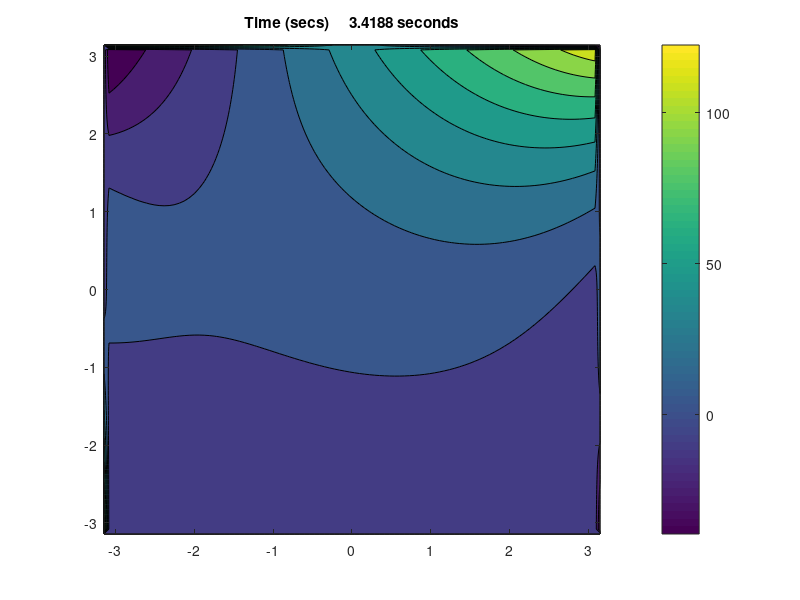

Here is the MATLAB script that generated this plot:
%Hung Vu
%UHID: 1152030
%Project Bc1-4 with ADI Method with error
clear all; clc; close all;

%domain of interest
ax=-pi; %parameter of x
bx=pi;  %parameter of x
ay=-pi; %parameter of y
by=pi;  %parameter of y

Nx=100; %Number of Nodes for x-direction
Ny=100; %Number of Nodes for y-direction
x=linspace(ax,bx,Nx);   %Creaing a matrix
y=linspace(ay,by,Ny);   %Creaing a matrix

dx=x(2)-x(1); %Change in x-direction
dy=y(2)-y(1); %Change in y-direction
dt=.125*(dx^2+dy^2); %Change in t-direction with Time step
lambda=dt/dx^2; %Setting lambda for better computation;
lambda2=2*lambda; %Setting lambda for better computation;
XX=2*(1-lambda); %Better outside the loop

%Boundary Conditions
faby=(by-ay)^2*cos(pi*by/ay); %Given for the top boundary condition
gaby=by*(by-ay)^2; %Given for the top boundary condition
Left=(y-ay).^2.*cos(pi*y/ay); %Left Boundary Conditions
Right=y.*(y-ay).^2; %Right Boundary Conditions
Top=(faby+(x-ax)./(bx-ax)*(gaby-faby)); %Top Boundary Conditions
Bottom=zeros(1,length(x)); % Bottom Boundary Condition

%Variables
L1=length(y)-2; %Setting up Length
L2=L1+1; %Setting up Length
Bas=2:L1+1; %Setting up Length

%Tridiagonal matrix algorithm setup
dia1=2*(1+lambda)*ones(1,L1); %Creating a row to put in the diagonal
dia2=-lambda*ones(1,L1-1); %Creating a row to put in the diagonal
Mat=diag(dia1); %Adding diagonal into matrix
Mat=diag(dia2,1)+Mat; %Adding diagonal into matrix
Mat=diag(dia2,-1)+Mat; %Adding diagonal into matrix
mat=Mat; %Same matrix
mat(L1,L1+1)=Mat(1,2); %Adding more entries
mat(L1+1,[L1,L1+1])=[-lambda2,Mat(L1,L1)]; %Adding more entries

%Adding boundary conditions into a U matrix.
U=zeros(Nx-2,Nx-2); % Initial condition with boundary condition
TRU=zeros(Nx,Ny); %Creating matrix with 0's
TRU(L1+2:-1:1,1)=Left; %Adding left boundary condition
TRU(1,1:1:L1+2)=Top; %Adding Top boundary condition
TRU(L1+2:-1:1,Nx)=Right; %Adding left boundary condition

Poi=1;
while Poi < 2000

    % Creating the first row with boundary conditions
    A(1,1:L1) = lambda*Top(Bas)+XX*U(1,1:L1)+lambda*U(2,1:L1);
    A(1) = A(1) + lambda*Left(2);
    A(L1) = A(L1) + lambda*Right(2);
    U(1,:) = Mat\A';
    
    % Creating the rest of the rows with boundary conditions
    AA(1:L1-2,1:L1) = lambda*U(1:L1-2,1:L1)+XX*U(2:L1-1,1:L1)+lambda*U(3:L1,1:L1);
    AA(:,1) = AA(:,1) + lambda*Left(3:L1)';
    AA(:,L1) = AA(:,L1) + lambda*Right(3:L1)';
    U(2:L1-1,:) = (Mat\AA')';
    
    % Creating the last row with boundary conditions
    A(1,1:L1) = lambda*U(L1-1,1:L1)+XX*U(L1,1:L1)+lambda*Bottom(Bas);
    A(1) = A(1) + lambda*Left(L2);
    A(L1) = A(L1) + lambda*Right(L2);
    U(L1,:) = Mat\A';
    
    % Creating the bottom condtion
    A(1,1:L1) = lambda2*U(L1,1:L1)+XX*Bottom(Bas);
    A(1) = A(1) + lambda*Left(L2);
    A(L1) = A(L1) + lambda*Right(L2);
    Bottom(2:L1+1) = Mat\A';
    
    % Creating the first column with boundary conditions
    B(1,1:L1) = lambda*Left(Bas)'+XX*U(1:L1,1)+lambda*U(1:L1,2);
    B(1) = B(1) + lambda*Top(2);
    B(L2) = lambda*Left(L1+2)+XX*Bottom(2)+lambda*Bottom(3);
    T_dummy = (mat\B')';
    U(:,1) = T_dummy(1:L1);
    Bottom(2) = T_dummy(L2);
    
    % Creating the rest of the columns with boundary conditions
    j = 2:L1-1;
    BB(1:L1,1:L1-2) = lambda*U(1:L1,1:L1-2)+XX*U(1:L1,j)+lambda*U(1:L1,3:L1);
    BB(1,:) = BB(1,:) + lambda*Top(3:L1);
    BB(L1+1,:) = lambda*Bottom(2:L1-1)+XX*Bottom(3:L1)+lambda*Bottom(4:L1+1);
    T_dummy = mat\BB;
    U(:,2:L1-1) = T_dummy(1:L1,1:L1-2);
    Bottom(3:L1) = T_dummy(L2,:);
    
    % Creating the last column with boundary conditions
    B(1,1:L1) = lambda*U(1:L1,L1-1)+XX*U(1:L1,L1)+lambda*Right(Bas)';
    B(1) = B(1) + lambda*Top(L1+1);
    B(L2) = lambda*Bottom(L1)+XX*Bottom(L2)+lambda*Right(L1+2);
    T_dummy = (mat\B')';
    U(:,L1) = T_dummy(1:L1);
    Bottom(L2) = T_dummy(L2);
    
    %Updating the true values
    TRU(Nx,L1+2:-1:1) = Bottom;
    TRU(2:L1+1,L1+1:-1:2) = U;
    
    if (mod(Poi,10^4) == 0)
        disp('Iteration passed:')
        disp(Poi)
    end
    
    Poi = Poi+1; % Going to the next iterations
end

clc
Time_SS = dt*Poi %Finding the steady state value


%% 5% True value test
clearvars -except TRU time_SS
%%
%domain of interest
ax=-pi; %parameter of x
bx=pi;  %parameter of x
ay=-pi; %parameter of y
by=pi;  %parameter of y

Nx=100; %Number of Nodes for x-direction
Ny=100; %Number of Nodes for y-direction
x=linspace(ax,bx,Nx);   %Creaing a matrix
y=linspace(ay,by,Ny);   %Creaing a matrix
[X,Y]=meshgrid(-x,-y); %Creating a mesh

dx=x(2)-x(1); %Change in x-direction
dy=y(2)-y(1); %Change in x-direction
dt=.125*(dx^2+dy^2); %Change in t-direction
lambda=dt/dx^2; %Setting lambda for better computation;
lambda2=2*lambda; %Setting lambda for better computation;
XX=2*(1-lambda); %Better outside the loop

% Inputing Data:

faby=(by-ay)^2*cos(pi*by/ay); %Given for the top boundary condition
gaby=by*(by-ay)^2; %Given for the top boundary condition
Left=fliplr((y-ay).^2.*cos(pi*y/ay)); %Left Boundary Conditions
Right=fliplr(y.*(y-ay).^2); %Right Boundary Conditions
Top=(faby+(x-ax)./(bx-ax)*(gaby-faby)); %Top Boundary Conditions
Bottom=zeros(1,length(x)); % right side

% varaibles used outside while loop to speed up process:
L1=length(y)-2; %Setting up Length
L2=L1+1; %Setting up Length
Bas=2:L1+1; %Setting up Length

%Tridiagonal matrix algorithm setup
dia1=2*(1+lambda)*ones(1,L1); %Creating a row to put in the diagonal
dia2=-lambda*ones(1,L1-1); %Creating a row to put in the diagonal
Mat=diag(dia1); %Adding diagonal into matrix
Mat=diag(dia2,1)+Mat; %Adding diagonal into matrix
Mat=diag(dia2,-1)+Mat; %Adding diagonal into matrix
mat=Mat; %Same matrix
mat(L1,L1+1)=Mat(1,2); %Adding more entries
mat(L1+1,[L1,L1+1])=[-lambda2,Mat(L1,L1)]; %Adding more entries

%creating a U matrix for an approximation value.
APX=zeros(Nx,Ny); %Creating matrix with 0's
APX(L1+2:-1:1,1)=Left; %Adding left boundary conditions
APX(1,1:1:L1+2)=Top; %Adding top boundary conditions
APX(L1+2:-1:1,Nx)=Right; %Adding right boundary conditions
U=zeros(Nx-2,Nx-2); % inital condition

Poi=1;
error=inf;
while error > 5

    % Creating the first row with boundary conditions
    A(1,1:L1) = lambda*Top(Bas)+XX*U(1,1:L1)+lambda*U(2,1:L1);
    A(1) = A(1) + lambda*Left(2);
    A(L1) = A(L1) + lambda*Right(2);
    U(1,:) = Mat\A';
    
    % Creating the rest of the rows with boundary conditions
    AA(1:L1-2,1:L1) = lambda*U(1:L1-2,1:L1)+XX*U(2:L1-1,1:L1)+lambda*U(3:L1,1:L1);
    AA(:,1) = AA(:,1) + lambda*Left(3:L1)';
    AA(:,L1) = AA(:,L1) + lambda*Right(3:L1)';
    U(2:L1-1,:) = (Mat\AA')';
    
    % Creating the last row with boundary conditions
    A(1,1:L1) = lambda*U(L1-1,1:L1)+XX*U(L1,1:L1)+lambda*Bottom(Bas);
    A(1) = A(1) + lambda*Left(L2);
    A(L1) = A(L1) + lambda*Right(L2);
    U(L1,:) = Mat\A';
    
    % Creating the bottom boundary condition
    A(1,1:L1) = lambda2*U(L1,1:L1)+XX*Bottom(Bas);
    A(1) = A(1) + lambda*Left(L2);
    A(L1) = A(L1) + lambda*Right(L2);
    Bottom(2:L1+1) = Mat\A';

    % Creating the first column with boundary conditions
    B(1,1:L1) = lambda*Left(Bas)'+XX*U(1:L1,1)+lambda*U(1:L1,2);
    B(1) = B(1) + lambda*Top(2);
    B(L2) = lambda*Left(L1+2)+XX*Bottom(2)+lambda*Bottom(3);
    T_dummy = (mat\B')';
    U(:,1) = T_dummy(1:L1);
    Bottom(2) = T_dummy(L2);
    
    % Creating the rest of the columns with boundary conditions
    j = 2:L1-1;
    BB(1:L1,1:L1-2) = lambda*U(1:L1,1:L1-2)+XX*U(1:L1,j)+lambda*U(1:L1,3:L1);
    BB(1,:) = BB(1,:) + lambda*Top(3:L1);
    BB(L1+1,:) = lambda*Bottom(2:L1-1)+XX*Bottom(3:L1)+lambda*Bottom(4:L1+1);
    T_dummy = mat\BB;
    U(:,2:L1-1) = T_dummy(1:L1,1:L1-2);
    Bottom(3:L1) = T_dummy(L2,:);
    
    % Creating the last column with boundary conditions
    B(1,1:L1) = lambda*U(1:L1,L1-1)+XX*U(1:L1,L1)+lambda*Right(Bas)';
    B(1) = B(1) + lambda*Top(L1+1);
    B(L2) = lambda*Bottom(L1)+XX*Bottom(L2)+lambda*Right(L1+2);
    T_dummy = (mat\B')';
    U(:,L1) = T_dummy(1:L1);
    Bottom(L2) = T_dummy(L2);
    
    % Updating the approximated values 
    APX(Nx,L1+2:-1:1) = Bottom;
    APX(2:L1+1,L1+1:-1:2) = U;
    
    error = abs(sum(sum(TRU-APX)))/Nx^2*100; %calulating the errors
    
    % Creating a blot
    drawnow %updates
    Time = Poi*dt; %calulating the Time
    if ( mod(Poi,100) == 0)
        contourf(X,Y,APX)%Creating contour plot
        caxis( [ min(min(APX)), max(max(APX)) ] ) %Creating axis values
        colorbar %adding colorbar to indicate values with color since 2D
        title(sprintf('Time (secs) %10.4f seconds',Time)) %Title
        drawnow %updates
    end
    
    Poi = Poi+1; % next iteration
      
end


%% final plot
drawnow %updates
Time = Poi*dt; %calulating the Time
time_apprx = Time; %calulating the Time
contourf(X,Y,APX) %calulating the Time
caxis( [ min(min(APX)), max(max(APX)) ] ) %Creating axis values
colorbar %adding colorbar to indicate values with color since 2D
title(sprintf('Time (secs) %10.4f seconds',Time)) %Title
drawnow %updates

disp('Approximate time it took:')
disp(time_apprx)
disp('Error:')
disp(error)